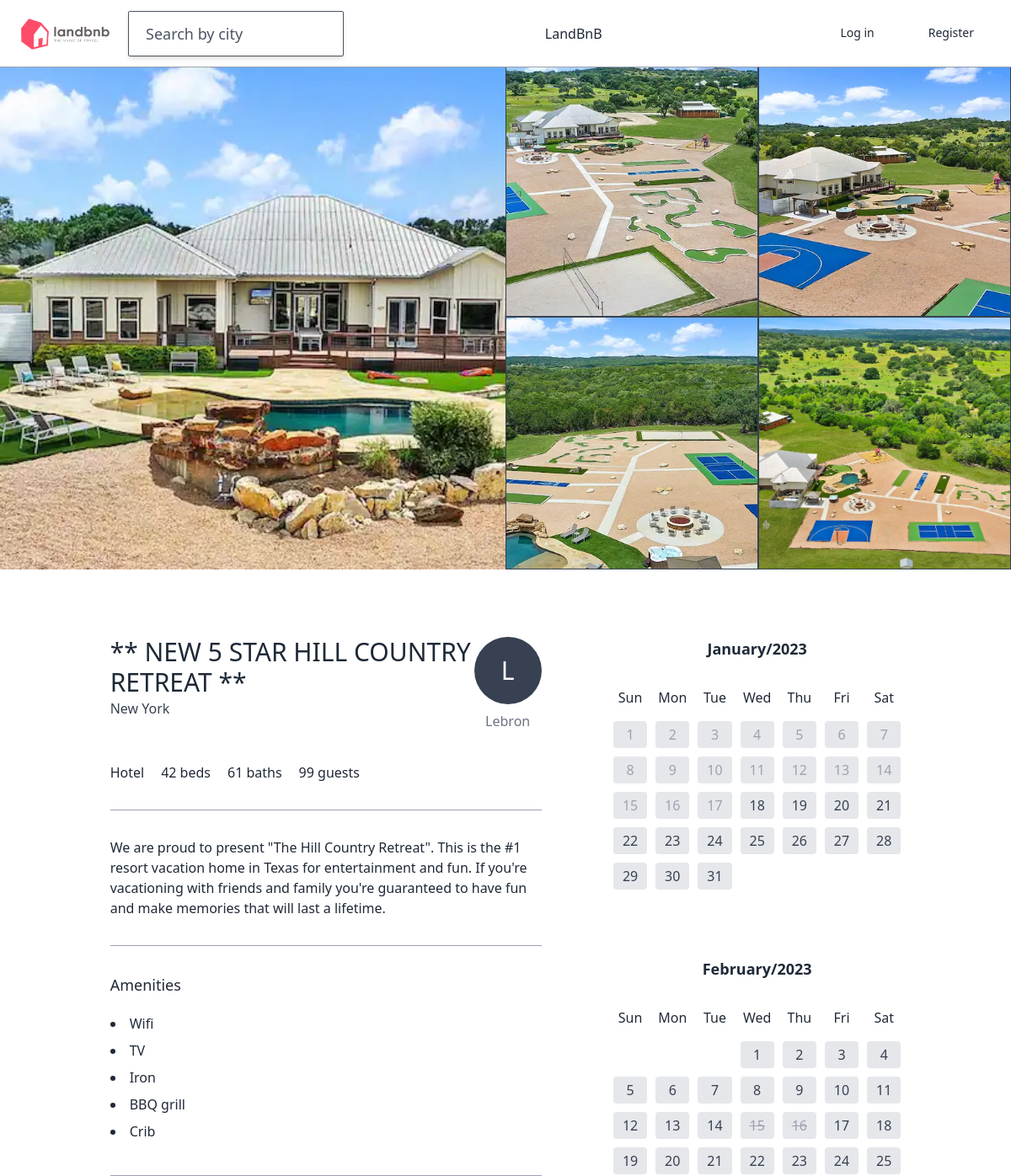
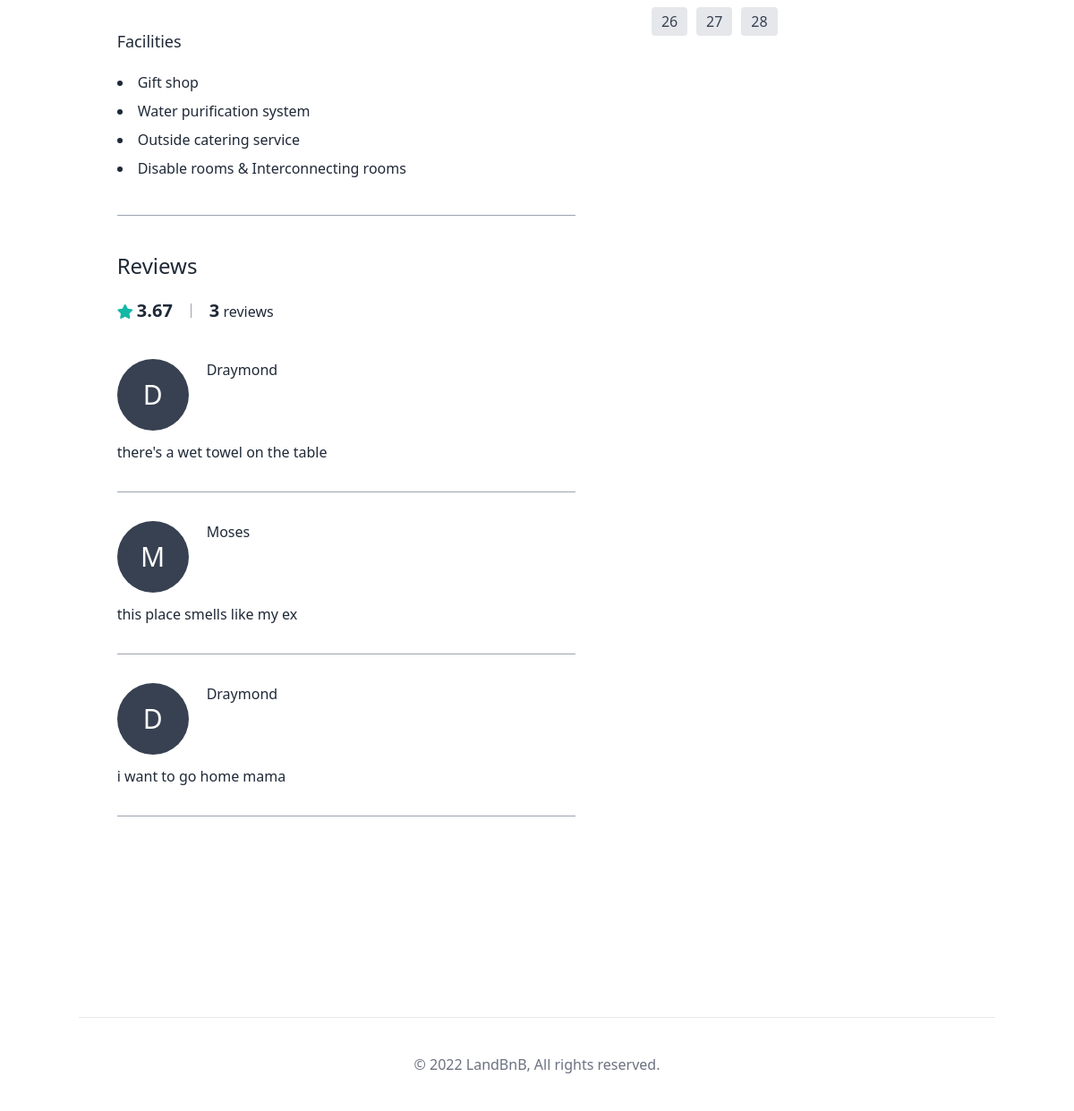
/houses/21, run on the app's committed database (2 pictures, top to bottom).
### house/models.py (models this page shows, shortened)
class House(models.Model):
    name = models.TextField(max_length=100)
    description = models.TextField()
    country = CountryField()
    city = models.CharField(max_length=30)
    price = models.IntegerField(default=0)
    address = models.TextField(max_length=100, default='abc')
    guest = models.IntegerField(default=0)
    bedroom = models.IntegerField(default=0)
    bed = models.IntegerField(default=0)
    bathroom = models.IntegerField(default=0)
    check_in = models.TimeField(null=True)
    check_out = models.TimeField(null=True)
    host = models.ForeignKey("users.User", related_name="houses", on_delete=models.CASCADE, null=True)
    house_type =models.ForeignKey("HouseType", verbose_name="House type", related_name="houses", on_delete=models.CASCADE, null=True, blank=True)
    amenities = models.ManyToManyField("Amenity", related_name="houses", blank=True)
    facilities = models.ManyToManyField("Facility", related_name="houses", blank=True)
    def amenities_count(self):
        return self.amenities.count()
    amenities_count.short_description = "amenity"
    def first_photo(self):
        try:
            (photo,) = self.photos.all()[:1]
            return photo.file.url
        except ValueError:
            return None
    def get_next_four_photos(self):
        photos = self.photos.all()[1:5]
        return photos
    def get_calendars(self):
        now = timezone.now()
        this_year = now.year
        this_month = now.month
        next_month = this_month + 1
        if this_month == 12:
            next_month = 1
        this_month_cal = Calendar(this_year, this_month)
        next_month_cal = Calendar(this_year, next_month)
        return [this_month_cal, next_month_cal]
    def total_rating(self):
        all_reviews = self.reviews.all()
        all_rating = 0
        if len(all_reviews) > 0:
            for review in all_reviews:
                all_rating += review.avgRating()
            return round(all_rating/len(all_reviews), 2)
        return 0
    total_rating.short_description = "rating"

class Photo(core_models.TimeStampedModel):
    caption = models.CharField(max_length=80)
    file = models.ImageField()
    house = models.ForeignKey("House", related_name="photo", on_delete=models.CASCADE)

class AbstractItem(core_models.TimeStampedModel):
    name = models.CharField(max_length=150)
    class Meta:
        abstract = True
    def __str__(self) -> str:
        return self.name

class HouseType(AbstractItem):
    class Meta:
        verbose_name = "House type"

class Amenity(AbstractItem):
    class Meta:
        verbose_name_plural = "Amenities"

class Facility(AbstractItem):
    class Meta:
        verbose_name_plural = "Facilities"

### users/models.py (models this page shows)
class User(AbstractUser):
    GENDER_MALE = "male"
    GENDER_FEMALE = "female"
    GENDER_CHOICES = (
        (GENDER_MALE, "Male"),
        (GENDER_FEMALE, "Female"),
    )
    LANGUAGE_ENGLISH = "en"
    LANGUAGE_VIETNAMESE = "vi"
    LANGUAGE_CHOICES = (
        (LANGUAGE_ENGLISH, "English"),
        (LANGUAGE_VIETNAMESE, "Vietnamese"),
    )
    LOGIN_EMAIL = "email"
    avatar = models.ImageField(null=True, blank=True)
    gender = models.CharField(choices=GENDER_CHOICES, max_length=10, null=True, blank=True)
    language = models.CharField(choices=LANGUAGE_CHOICES, max_length=2)
    birthday = models.DateField(null=True)
    superhost = models.BooleanField(default=False)
    bio = models.TextField(default="", blank=True)
    def get_absolute_url(self):
        return reverse("users:profile", kwargs={"pk": self.pk})
    pass

### review/models.py (models this page shows, shortened)
class Review(core_models.TimeStampedModel):
    review = models.TextField()
    customer_service = models.IntegerField(
        validators=[MinValueValidator(1), MaxValueValidator(5)]
    )
    cleanliness = models.IntegerField(
        validators=[MinValueValidator(1), MaxValueValidator(5)]
    )
    location = models.IntegerField(
        validators=[MinValueValidator(1), MaxValueValidator(5)]
    )
    suitable_price = models.IntegerField(
        validators=[MinValueValidator(1), MaxValueValidator(5)]
    )
    user = models.ForeignKey(
        "users.User", related_name="reviews", on_delete=models.CASCADE
    )
    house = models.ForeignKey(
        "house.House", related_name="reviews", on_delete=models.CASCADE
    )
    def avgRating(self):
        avg = (self.customer_service
            + self.cleanliness
            + self.location
            + self.suitable_price) / 4
        return round(avg, 2)

### house/views.py (the view)
# urls.py: path("<int:pk>", views.HouseDetail.as_view(), name="detail"),
class HouseDetail(DetailView):
    model = models.House

### cal.py (called while the page is built)
    def __str__(self):
        return str(self.number)

    def get_days(self):
        weeks = self.monthdays2calendar(self.year, self.month)
        days = []
        for week in weeks:
            for day, _ in week:
                now = timezone.now()
                today = now.day
                month = now.month
                past = False
                if month == self.month:
                    if day <= today:
                        past = True
                new_day = Day(number=day, past=past, month=self.month, year=self.year)
                days.append(new_day)
        return days

    def get_month(self):
        return self.months[self.month - 1]

### house/templatetags/is_booked.py (called while the page is built)
@register.simple_tag
def is_booked(house, day):
    if day.number == 0:
        return
    try:
        date = datetime.datetime(year=day.year, month=day.month, day=day.number)
        reservation_models.BookedDay.objects.get(day=date, reservation__house=house)
        return True
    except reservation_models.BookedDay.DoesNotExist:
        return False

### templates/house/house_detail.html (shortened to what this page needs)
{% extends "base.html" %}
{% load is_booked i18n %}
{% block content %}
    <div class="-mt-5 container max-w-full h-75vh flex mb-20">
        <div class="h-full w-1/2 bg-center bg-cover" style="background-image:url({{house.first_photo}})"></div>
        <div class="h-full w-1/2 flex flex-wrap">
            {% for photo in house.get_next_four_photos %}
                <div style="background-image:url({{photo.file.url}})" class="w-1/2 h-auto bg-cover bg-center border-gray-700 border"></div>
            {% endfor %}
        </div>
    </div>
    <div class="container mx-auto flex justify-around pb-56">
        <div class="w-1/2">
            <div class="flex justify-between">
                <div class="mb-5">
                    <h4 class="text-3xl font-medium mb-px">{{house.name}}</h4>
                    <span class="text-gray-700 font-light">{{house.city}}</span>
                </div>
                <a href="{{house.host.get_absolute_url}}" class="flex flex-col items-center">
                    {% include "mixins/user_avatar.html" with user=house.host %}
                    <span class="mt-2 text-gray-500">{{house.host.first_name}}</span>
                </a>
            </div>
            <div class="flex border-section">
                <span class="mr-5 font-light">{{house.house_type}}</span>
                <span class="mr-5 font-light">{{house.bed}} bed{{house.bed|pluralize}}</span>
                <span class="mr-5 font-light">{{house.bathroom}} bath{{house.bathroom|pluralize}}</span>
                <span class="mr-5 font-light">{{house.guest}} guest{{house.guest|pluralize}}</span>
            </div>
            <p class="border-section">
                {{house.description}}
            </p>
            <div class="border-section">
                <h4 class="font-medium text-lg mb-5">Amenities</h4>
                {% for a in house.amenities.all %}
                    <li class="mb-2">{{a}}</li>
                {% endfor %}
            </div>
            <div class="border-section">
                <h4 class="font-medium text-lg mb-5">Facilities</h4>
                {% for a in house.facilities.all %}
                    <li class="mb-2">{{a}}</li>
                {% endfor %}
            </div>
            <div class="mt-10">
                <h4 class="font-medium text-2xl mb-5">Reviews</h4>
                <div class="flex items-center">
                    <div>
                        <i class="fas fa-star text-teal-500"></i>
                        <span class="font-bold text-xl">{{house.total_rating}}</span>
                    </div>
                    <div>
                        <span class="font-bold text-xl">{{house.reviews.count}}</span>
                        <span>review{{house.reviews.count|pluralize}}</span>
                    </div>
                </div>
                <div class="mt-10">
                    {% for review in house.reviews.all  %}
                        <div class="border-section">
                            <div class="mb-3 flex">
                                <div>
                                    {% include "mixins/user_avatar.html" with user=review.user h_and_w='w-10 h-10' text='text-xl' %}
                                </div>
                                <div class="flex flex-col ml-5">
                                    <span class="font-medium">{{review.user.first_name}}</span>
                                </div>
                            </div>
                            <p>{{review.review}}</p>
                        </div>
                    {% endfor %}
                </div>
            </div>
        </div>
        <div class="w-1/3">
            {% if house.host == user %}
                <a href="{% url 'houses:edit' house.pk %}" class="btn-link block">Edit house</a>
            {% else %}
                {% if not request.session.is_hosting %}
                    {% for calendar in house.get_calendars %}
                    <div class="mb-20">
                        <span class="text-center font-semibold text-lg block mb-8">{{calendar.get_month}}/{{calendar.year}}</span>
                        <div class="cal-grid font-medium  mb-4">
                        {% for day in calendar.day_names %}
                            <span>
                                {{day}}
                            </span>
                        {% endfor %}
                        </div>
                        <div class="cal-grid">
                            {% for day in calendar.get_days %}
                                {% is_booked house day as is_booked_bool %}
                                {% if day.number != 0 %}
                                    {% if day.past %}
                                    <span class="cal-number bg-gray-200 text-gray-400">{{day}}</span>
                                    {% elif is_booked_bool %}
                                    <span class="cal-number bg-gray-200 text-gray-400 line-through">{{day}}</span>
                                    {% else %}
                                    <a href="{% url 'reservations:create' house.pk day.year day.month day.number %}" class="cal-number bg-gray-200 text-gray-700 hover:bg-teal-400 hover:text-white hover:font-medium">{{day}}</a>
                                    {% endif %}
                                {% else %}
                                    <span></span>
                                {% endif %}
                            {% endfor %}
                        </div>
                    </div>
                    {% endfor %}
                {% endif %}
            {% endif %}
        </div>
    </div>
{% endblock %}

### templates/mixins/user_avatar.html
{% if user.avatar %}
    <div class="h-20 w-20 rounded-full bg-cover" style="background-image: url({{user.avatar.url}});">
{% else %}
    <div class="h-20 w-20 bg-gray-700 rounded-full text-white flex justify-center items-center overflow-hidden">
        <span class="text-3xl">{{user.first_name|first}}</span>
    {% endif %}
</div>

### data on the page
House: first_photo (picture), name "** NEW 5 STAR HILL COUNTRY RETREAT **", city "New York", host.first_name "Lebron", house_type "Hotel", bed "42", bathroom "61", guest "99", description "We are proud to present \"The Hill Country Retreat\". This is the #1 resort vacation home in Texas for entertainment and fun. If you're vacationing with friends and family you're guaranteed to have fun and make memories that will last a lifetime.", total_rating "3.67", reviews.count "3"
Photo: file (picture)
Photo: file (picture)
Photo: file (picture)
Photo: file (picture)
User: first_name|first "L"
Amenity: name "Wifi"
Amenity: name "TV"
Amenity: name "Iron"
Amenity: name "BBQ grill"
Amenity: name "Crib"
Facility: name "Gift shop"
Facility: name "Water purification system"
Facility: name "Outside catering service"
Facility: name "Disable rooms & Interconnecting rooms"
Review: user.first_name "Draymond", review "there's a wet towel on the table"
User: first_name|first "D"
Review: user.first_name "Moses", review "this place smells like my ex"
User: first_name|first "M"
Review: user.first_name "Draymond", review "i want to go home mama"

### other printed values
{{ calendar.get_month }} "January" "February"
{{ calendar.year }} "2023" "2023"
{{ day }} "Sun" "Mon" "Tue" "Wed" "Thu" "Fri" "Sat" "Sun" "Mon" "Tue" "Wed" "Thu" "Fri" "Sat"
{{ day }} "1" "2" "3" "4" "5" "6" "7" "8" "9" "10" "11" "12" "13" "14" "15" "16" "17"
{{ day }} "18" "19" "20" "21" "22" "23" "24" "25" "26" "27" "28" "29" "30" "31" "1" "2" "3" "4" "5" "6" "7" "8" "9" "10" "11" "12" "13" "14" "17" "18" "19" "20" "21" "22" "23" "24" "25" "26" "27" "28"
{{ day }} "15" "16"
